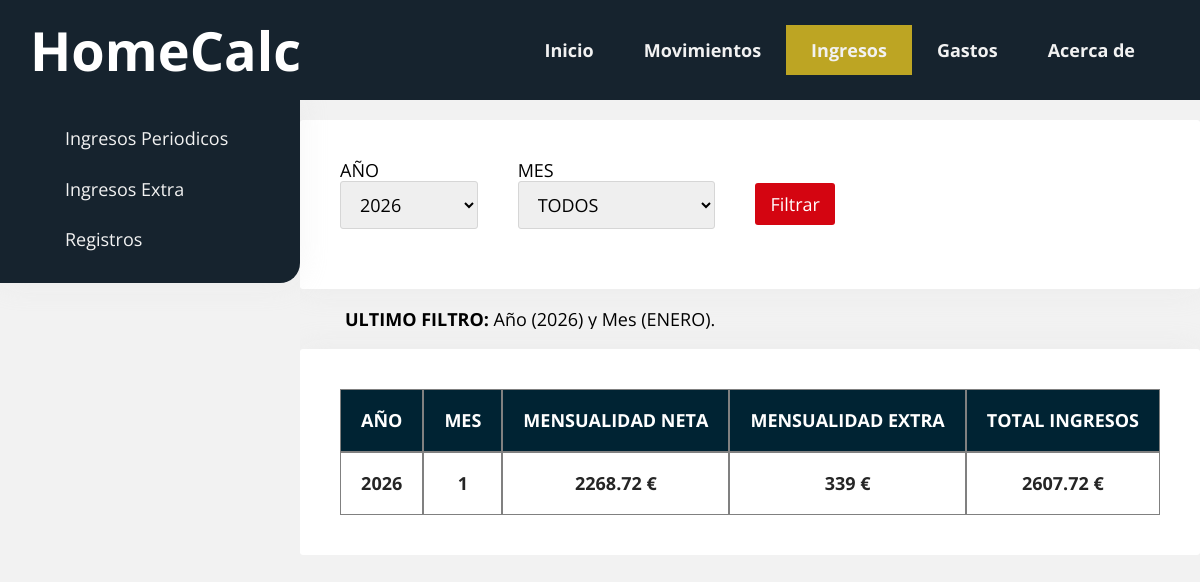
Page /income on the committed database.
### tables this page shows
CREATE TABLE paginas (
	id INTEGER NOT NULL PRIMARY KEY AUTOINCREMENT,
	nombre TEXT(125) NOT NULL,
	enlace TEXT(250) DEFAULT ('#'),
	activo boolean DEFAULT (1)
);

### homecalc.py (the view)
@app.route("/income", methods=['GET', 'POST'])
def income():
    nav_buttons_query_results = nav_buttons()
    years_list_query_results = years_list()
    months_list_query_results = months_list()
    basic_data_query_results = basic_finance_data()
    filtered_data = monthintext()
    return render_template('incomes/income.html', nav_buttons_query_results=nav_buttons_query_results, years_list_query_results=years_list_query_results, months_list_query_results=months_list_query_results, basic_data_query_results=basic_data_query_results, filtered_data=filtered_data)

### homecalc.py (called while the page is built)
def dbconnection():
    connection = sqlite3.connect('src/db/database/homecalc.db')
    cursor = connection.cursor()
    return connection, cursor

def nav_buttons():
    connection, cursor = dbconnection()
    webcall = open('src/db/webcalls/nav_buttons.sql', mode='r')
    nav_buttons_query = webcall.read()
    webcall.close()
    try:
        cursor.execute(nav_buttons_query)
        nav_buttons_query_results = cursor.fetchall()
    except Exception as e:
        print(f"Error al ejecutar la query: {e}")
    finally:
        connection.close()
        return nav_buttons_query_results

def years_list():
    connection, cursor = dbconnection()
    webcall = open('src/db/webcalls/years.sql', mode='r')
    years_list = webcall.read()
    webcall.close()
    try:
        cursor.execute(years_list)
        years_list_query_results = cursor.fetchall()
    except Exception as e:
        print(f"Error at Years query: {e}")
    finally:
        connection.close()
        return years_list_query_results

def months_list():
    connection, cursor = dbconnection()
    webcall = open('src/db/webcalls/months.sql', mode='r')
    months_list = webcall.read()
    webcall.close()
    months_list_query_results = []
    try:
        cursor.execute(months_list)
        months_list_query_results = cursor.fetchall()
    except Exception as e:
        print(f"Error at Months query: {e}")
    finally:
        connection.close()
    return months_list_query_results

### templates/incomes/income.html
{% extends './base.html' %}
{% block main %}
<nav class="nav-main menu menu-izquierda shadow">
    <ul>
        <li><a href="{{url_for('periodic_income')}}">Ingresos Periodicos</a></li>
        <li><a href="{{url_for('extra_income')}}">Ingresos Extra</a></li>
        <li><a href="{{url_for('manage_incomes')}}">Registros</a></li>
    </ul>
</nav>
<section class="contenedor">
    <form action="/income" method="POST" class="card filter-form margen-inferior">
        <div class="margen-derecha">
            <label for="año">AÑO</label>
            <select name="año" class="input">
                {% for year in years_list_query_results%}
                    <option name="selected_year" value="{{ year.0 }}">{{ year.0 }}</option>
                {% endfor %}
            </select>
        </div>
        <div class="margen-derecha">
            <label for="mes">MES</label>
            <select name="mes" class="input">
                {% for month in months_list_query_results%}
                    <option name="selected_month" value="{{ month.0 }}">{{ month.1 }}</option>
                {% endfor %}
            </select>
        </div>
        <button class="boton" type="submit">Filtrar</button>
    </form>
    <div class="contenedor">
        <a style="font-weight: bold;">ULTIMO FILTRO: </a>{{filtered_data}}
    </div>
    <table class="card tabla" id="tabla">
        <thead class="tabla-encabezado-fijo">
            <tr>
                <th class="texto-centrado">AÑO</td>
                <th class="texto-centrado">MES</td>
                <th class="texto-centrado">MENSUALIDAD NETA</td>
                <th class="texto-centrado">MENSUALIDAD EXTRA</td>
                <th class="texto-centrado">TOTAL INGRESOS</td>
            </tr>
        </thead>
        <tbody class="tabla_con_encabezado">
        {% for income_qty in basic_data_query_results %}
            <tr>
                <td class="texto-centrado" style="font-weight:bold; text-transform: uppercase; color: var(--color-primario)">{{ income_qty.0 }}</td>
                <td class="texto-centrado" style="font-weight:bold; text-transform: uppercase; color: var(--color-primario)">{{ income_qty.1 }}</td>
                <td class="texto-centrado" style="font-weight:bold; text-transform: uppercase; color: var(--color-primario)">{{ income_qty.2 }} €</td>
                <td class="texto-centrado" style="font-weight:bold; text-transform: uppercase; color: var(--color-primario)">{{ income_qty.3 }} €</td>
                <td class="texto-centrado" style="font-weight:bold; text-transform: uppercase; color: var(--color-primario)">{{ income_qty.6 }} €</td>
            </tr>
        {% endfor %}
        </tbody>
    </table>
</section>
{% endblock %}

### templates/base.html (shortened to what this page needs)
<!DOCTYPE html>
<html>
<head>
    <link rel="stylesheet" href="{{ url_for('static', filename='css/normalize.css') }}">
    <link rel="stylesheet" href="{{ url_for('static', filename='css/framework.css') }}">
    <link rel="stylesheet" href="{{ url_for('static', filename='css/style.css') }}">
</head>
<body class="col-5">
    <header class="top-header">
        <h1 class="top-title padding-izquierda display-2">HomeCalc</h1>
        <nav class="top-nav menu menu-derecha">
            <ul class="nav-top_menu">
                {% for button in nav_buttons_query_results %}
                    <li class="nav-top_menu--option
                    {% if request.path == url_for('income') and button.1 == 'income' %}active{% endif %}
                    {% if request.path == url_for('about') and button.1 == 'about' %}active{% endif %}">
                    <a href="{{ button.1 }}">{{ button.0 }}</a></li>
                {% endfor %}
            </ul>
        </nav>
    </header>
    <main class="contenedor-ancho main-distribution no-margen no-padding">
        {% block main %}{% endblock %}
    </main>
</body>
</html>

### static/css/framework.css (style rules this page uses)
*, *::after, *::before { box-sizing: border-box; }
:root { --fuente: 'Open Sans', sans-serif; --fondo: #f2f2f2; --ancho-contenedor: 1200px; --color-primario: #252525; --color-primario-accion: rgb(81, 20, 194); --color-secundario: rgb(212, 5, 17); --color-secundario-accion: rgb(0, 131, 61); --color-terciario: rgb(255, 204, 0); --color-table_header: rgb(9, 25, 77); --color-filas_tabla: #D7D7D7; --color-text_menu: #f2f2f2; }
body { background: var(--fondo); font-family: var(--fuente); font-size: 18px; display: flex; flex-direction: column; min-height: 100vh; overflow-y: scroll; }
.contenedor { max-width: 90%; width: var(--ancho-contenedor); margin: 20px auto; overflow: hidden; }
.contenedor-ancho { width: 100%; padding: 0 40px; margin: 20px auto; }
.card { padding: 40px; background: #fff; border-radius: 3px; box-shadow: 0px 0px 30px rgba(221,221,221,0.3); }
.col-5 { grid-template-columns: repeat(5, 1fr); }
.menu { background: #252525; display: flex; flex-wrap: wrap; padding-right: 40px; }
.menu ul { display: flex; flex-direction: row; list-style-type: none; }
.menu a { color: var(--color-text_menu); text-decoration: none; display: flex; align-items: center; padding: 15px 25px; transition: .3s ease all; font-size: 18px; justify-content: space-between; transition: background-color 2s ; }
.active { color: var(--color-primario); background: var(--color-terciario); }
h1, h2, h3, h4, h5, h6 { margin-top: 0; }
.display-2 { font-weight: 700; font-size: 54px; }
.tabla { width: 100%; background-color: white; text-align: left; border-collapse: separate; border-spacing: 0px; }
.tabla td, th { padding: 20px; border: 0.5px solid grey; }
.tabla thead { background-color: var(--color-table_header); border-bottom: 5px solid black; color: white; font-weight: bold; box-shadow: 0 -20px 0 20px #fff; }
.tabla-encabezado-fijo { position: sticky; top: 0; }
.tabla_con_encabezado { overflow-y: scroll; overflow-x: scroll; }
form * { font-family: var(--fuente); }
form .input { padding: 10px 15px; border-radius: 3px; border: 1px solid #d6d6d6; transition: .3s ease all; width: 100%; margin-bottom: 20px; }
.boton { background: var(--color-secundario); border: none; cursor: pointer; color: #fff; display: inline-block; padding: 10px 15px; border-radius: 3px; text-align: center; line-height: 22px; transition: .3s ease all; text-decoration: none; }
.no-margen { margin:0 }
.margen-inferior { margin-bottom: 20px; }
.margen-derecha { margin-right: 20px; }
.no-padding { padding: 0px; }
.padding-izquierda { padding-left: 20px; }
.texto-centrado { text-align: center; }
.menu-derecha { justify-content: flex-end; }
.menu-izquierda { justify-content: flex-start; }
.shadow { box-shadow: 0px 0px 30px rgba(221,221,221,0.3); }

### static/css/style.css (style rules this page uses)
:root { --header-hight: 100px; --dinamic-100-width: 100dvw; --dinamic-100-height: 100dvhS; --color-1: #16232e; --color-2: #164c45; --color-3: #cc8d1a; --color-4: #e3c75f; --color-5: #bda523; --color-terciario: #bda523; --color-table_header: #002333; }
@media screen and (min-width: 1024px) { .main-distribution { width: var(--dinamic-100-width); display: flex; flex-direction: row; justify-content: space-between; } }
@media screen and (min-width: 1024px) { .nav-main { background: var(--color-1); width: var(--dinamic-100-width); align-self: flex-start; margin-top: -5px; z-index: 1; } }
@media screen and (min-width: 1024px) { .filter-form { display: flex; gap: 20px; align-items: center; } }

### rows in the picture
paginas: nombre "Inicio"
paginas: nombre "Movimientos"
paginas: nombre "Ingresos"
paginas: nombre "Gastos"
paginas: nombre "Acerca de"

### other values in the picture
{{ filtered_data }} "Año (2026) y Mes (ENERO)."
{{ income_qty.0 }} "2026"
{{ income_qty.1 }} "1"
{{ income_qty.2 }} "2268.72"
{{ income_qty.3 }} "339"
{{ income_qty.6 }} "2607.72"
form field año "2026"
form field mes "TODOS"
